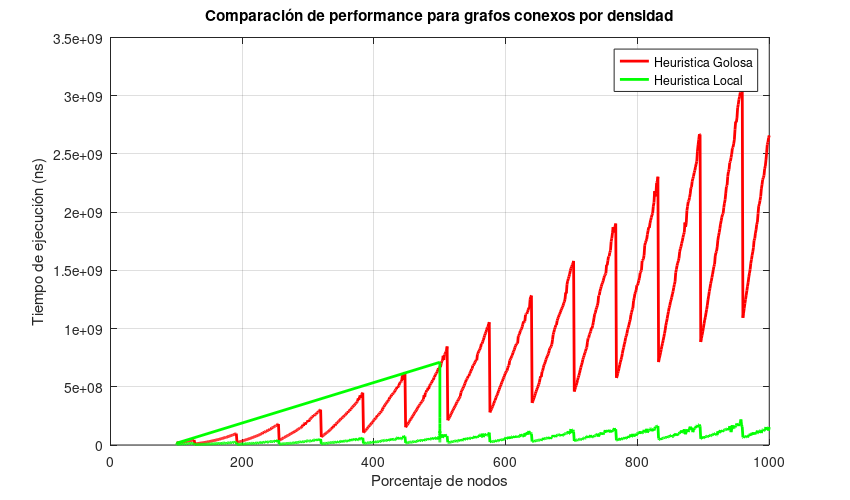

Write the MATLAB code that produced this figure.
# Ya estoy en la carpeta correcta

# A graficar!

clear;
hold off;


# 2  	WHEEL							Rueda
# 3 	BANANA						  	Banana Tree
# 4  	COMPLETE						Completo
# 9  	BIPARTITE_COMPLETE				Bipartito Completo
# 12  	CONNECTED_DENSITY				Conexo por densidad de ejes
# 14  	GREEDY_NOT_IN_CMF				Estrella+Puente+CMF
# 15  	GREEDY_IN_CMF					Estrella+CMF
# 17  	STAR_BRIDGE_DOUBLE_STAR			Estrella+Puente+Doble Estrella

goloso_dat=load("goloso_12.dat");
local_dat=load("local_12.dat");
#tabu_dat=load("tabu_12.dat");

plot(goloso_dat(:,2), goloso_dat(:,4), '-r', 'LineWidth', 2,local_dat(:,2), local_dat(:,4), '-g', 'LineWidth', 2);
#plot(goloso_dat(:,2), goloso_dat(:,3), '-r', 'LineWidth', 2,local_dat(:,2), local_dat(:,3), '-g', 'LineWidth', 2,tabu_dat(:,2), tabu_dat(:,3), '-b', 'LineWidth', 2);
title("Comparación de performance para grafos conexos por densidad");
xlabel("Porcentaje de nodos");
ylabel("Tiempo de ejecución (ns)");
legend("Heuristica Golosa", "Heuristica Local");
grid;

set(gcf,'PaperUnits','inches','PaperPosition',[0 0 8.5 5])

print("versus_performance_aristas.jpg");
